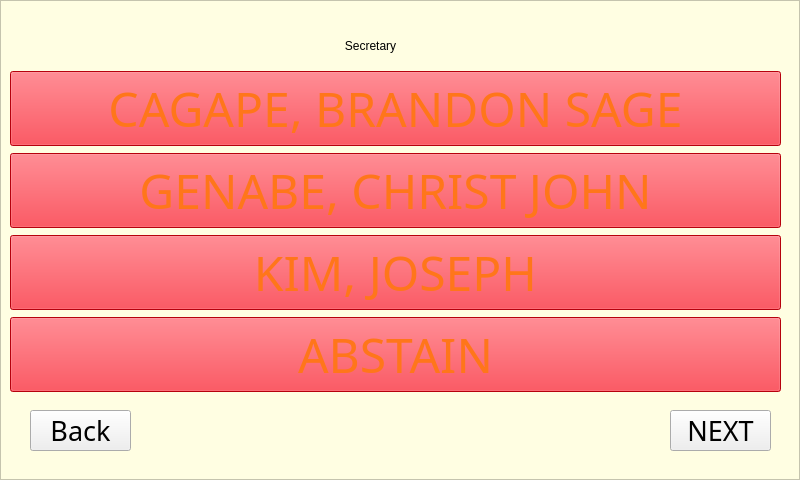
<?xml version="1.0" encoding="UTF-8"?>
<ui version="4.0">
 <class>MainWindow</class>
 <widget class="QMainWindow" name="MainWindow">
  <property name="geometry">
   <rect>
    <x>0</x>
    <y>0</y>
    <width>800</width>
    <height>480</height>
   </rect>
  </property>
  <property name="windowTitle">
   <string>MainWindow</string>
  </property>
  <widget class="QWidget" name="centralwidget">
   <widget class="QLabel" name="label">
    <property name="geometry">
     <rect>
      <x>230</x>
      <y>10</y>
      <width>281</width>
      <height>71</height>
     </rect>
    </property>
    <property name="styleSheet">
     <string notr="true">font: 87 16pt &quot;Arial Black&quot;;
font: 24pt &quot;MS Shell Dlg 2&quot;;</string>
    </property>
    <property name="text">
     <string>Secretary</string>
    </property>
    <property name="alignment">
     <set>Qt::AlignCenter</set>
    </property>
   </widget>
   <widget class="QPushButton" name="nextSec">
    <property name="enabled">
     <bool>true</bool>
    </property>
    <property name="geometry">
     <rect>
      <x>670</x>
      <y>410</y>
      <width>101</width>
      <height>41</height>
     </rect>
    </property>
    <property name="font">
     <font>
      <family>Arial Black</family>
      <pointsize>20</pointsize>
      <weight>10</weight>
      <italic>false</italic>
      <bold>false</bold>
     </font>
    </property>
    <property name="contextMenuPolicy">
     <enum>Qt::DefaultContextMenu</enum>
    </property>
    <property name="autoFillBackground">
     <bool>false</bool>
    </property>
    <property name="styleSheet">
     <string notr="true">font: 87 20pt &quot;Arial Black&quot;;</string>
    </property>
    <property name="text">
     <string>NEXT</string>
    </property>
    <property name="autoDefault">
     <bool>false</bool>
    </property>
   </widget>
   <widget class="QFrame" name="frame">
    <property name="geometry">
     <rect>
      <x>0</x>
      <y>0</y>
      <width>800</width>
      <height>480</height>
     </rect>
    </property>
    <property name="styleSheet">
     <string notr="true">background-color: rgb(255, 254, 226);</string>
    </property>
    <property name="frameShape">
     <enum>QFrame::StyledPanel</enum>
    </property>
    <property name="frameShadow">
     <enum>QFrame::Raised</enum>
    </property>
    <widget class="QWidget" name="layoutWidget">
     <property name="geometry">
      <rect>
       <x>10</x>
       <y>70</y>
       <width>771</width>
       <height>324</height>
      </rect>
     </property>
     <layout class="QVBoxLayout" name="verticalLayout">
      <item>
       <widget class="QPushButton" name="sec1">
        <property name="font">
         <font>
          <family>Arial Black</family>
          <pointsize>36</pointsize>
          <weight>10</weight>
          <italic>false</italic>
          <bold>false</bold>
         </font>
        </property>
        <property name="styleSheet">
         <string notr="true">color: rgb(255, 118, 26);
background-color: rgb(255, 2, 18);
selection-color: rgb(255, 0, 12);
selection-background-color: rgb(255, 0, 4);
font: 87 36pt &quot;Arial Black&quot;;</string>
        </property>
        <property name="text">
         <string>CAGAPE, BRANDON SAGE</string>
        </property>
        <property name="checkable">
         <bool>false</bool>
        </property>
       </widget>
      </item>
      <item>
       <widget class="QPushButton" name="sec2">
        <property name="font">
         <font>
          <family>Arial Black</family>
          <pointsize>36</pointsize>
          <weight>10</weight>
          <italic>false</italic>
          <bold>false</bold>
         </font>
        </property>
        <property name="styleSheet">
         <string notr="true">color: rgb(255, 118, 26);
background-color: rgb(255, 2, 18);
selection-color: rgb(255, 0, 12);
selection-background-color: rgb(255, 0, 4);
font: 87 36pt &quot;Arial Black&quot;;</string>
        </property>
        <property name="text">
         <string>GENABE, CHRIST JOHN</string>
        </property>
       </widget>
      </item>
      <item>
       <widget class="QPushButton" name="sec3">
        <property name="font">
         <font>
          <family>Arial Black</family>
          <pointsize>36</pointsize>
          <weight>10</weight>
          <italic>false</italic>
          <bold>false</bold>
         </font>
        </property>
        <property name="styleSheet">
         <string notr="true">color: rgb(255, 118, 26);
background-color: rgb(255, 2, 18);
selection-color: rgb(255, 0, 12);
selection-background-color: rgb(255, 0, 4);
font: 87 36pt &quot;Arial Black&quot;;</string>
        </property>
        <property name="text">
         <string>KIM, JOSEPH</string>
        </property>
       </widget>
      </item>
      <item>
       <widget class="QPushButton" name="sec4">
        <property name="font">
         <font>
          <family>Arial Black</family>
          <pointsize>36</pointsize>
          <weight>10</weight>
          <italic>false</italic>
          <bold>false</bold>
         </font>
        </property>
        <property name="styleSheet">
         <string notr="true">color: rgb(255, 118, 26);
background-color: rgb(255, 2, 18);
selection-color: rgb(255, 0, 12);
selection-background-color: rgb(255, 0, 4);
font: 87 36pt &quot;Arial Black&quot;;</string>
        </property>
        <property name="text">
         <string>ABSTAIN</string>
        </property>
       </widget>
      </item>
     </layout>
    </widget>
   </widget>
   <widget class="QPushButton" name="backSec">
    <property name="enabled">
     <bool>true</bool>
    </property>
    <property name="geometry">
     <rect>
      <x>30</x>
      <y>410</y>
      <width>101</width>
      <height>41</height>
     </rect>
    </property>
    <property name="font">
     <font>
      <family>Arial Black</family>
      <pointsize>20</pointsize>
      <weight>10</weight>
      <italic>false</italic>
      <bold>false</bold>
     </font>
    </property>
    <property name="contextMenuPolicy">
     <enum>Qt::DefaultContextMenu</enum>
    </property>
    <property name="autoFillBackground">
     <bool>false</bool>
    </property>
    <property name="styleSheet">
     <string notr="true">font: 87 20pt &quot;Arial Black&quot;;</string>
    </property>
    <property name="text">
     <string>Back</string>
    </property>
    <property name="autoDefault">
     <bool>false</bool>
    </property>
   </widget>
   <zorder>frame</zorder>
   <zorder>label</zorder>
   <zorder>nextSec</zorder>
   <zorder>backSec</zorder>
  </widget>
 </widget>
 <resources/>
 <connections/>
</ui>
